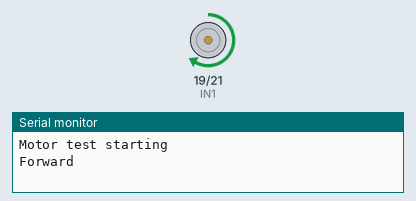
Simulated run of this sketch. Board: ESP32. Shown: motor-driver pin pairs drawn as motors (green arrow = first pin HIGH = forward, orange = second pin HIGH = backward, longer = more drive, scaled by the enable pin), the last lines printed to the serial monitor.

Above: at 2.0 s.
At 5.0 s:
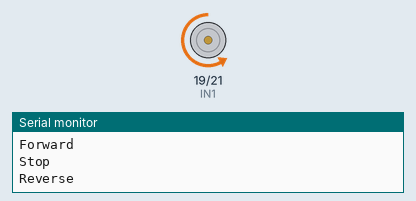
At 7.5 s:
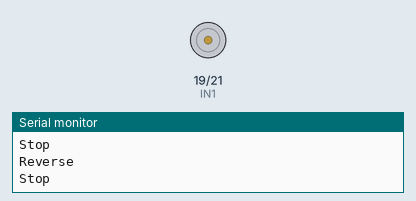
Timing chart, 0 to 11.4 s (numbered marks = the images above):
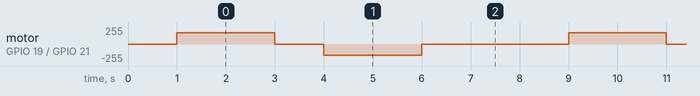

The sketch:

l298n_motor_test.ino
```cpp
// Requires ESP32 Arduino core 3.x (ledcAttach / ledcWrite take a pin)

const int ENA = 18;   // PWM speed
const int IN1 = 19;
const int IN2 = 21;

const int PWM_FREQ = 1000;  // 1 kHz
const int PWM_RES  = 8;     // 8-bit: 0-255
const int SPEED    = 170;   // raise toward 255 if the motor only hums

void motorForward(int speed) {
  digitalWrite(IN1, HIGH);
  digitalWrite(IN2, LOW);
  ledcWrite(ENA, speed);
}

void motorReverse(int speed) {
  digitalWrite(IN1, LOW);
  digitalWrite(IN2, HIGH);
  ledcWrite(ENA, speed);
}

void motorStop() {
  digitalWrite(IN1, LOW);
  digitalWrite(IN2, LOW);
  ledcWrite(ENA, 0);
}

void setup() {
  Serial.begin(115200);
  pinMode(IN1, OUTPUT);
  pinMode(IN2, OUTPUT);
  ledcAttach(ENA, PWM_FREQ, PWM_RES);
  motorStop();
  delay(1000);
  Serial.println("Motor test starting");
}

void loop() {
  Serial.println("Forward");
  motorForward(SPEED);
  delay(2000);

  Serial.println("Stop");
  motorStop();
  delay(1000);

  Serial.println("Reverse");
  motorReverse(SPEED);
  delay(2000);

  Serial.println("Stop");
  motorStop();
  delay(3000);
}
```

Measured:
- by itself, motor on GPIO 19 (IN1) / GPIO 21 (IN2): repeats every 8.0 s: stopped 1.0 s, backward 169/255 2.0 s, stopped 3.0 s, forward 169/255 2.0 s
